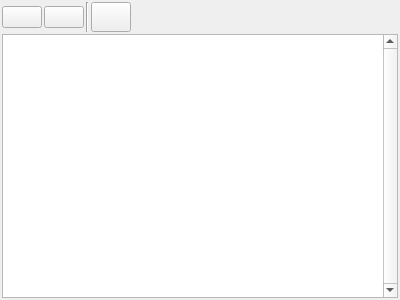
<?xml version="1.0" encoding="UTF-8"?>
<ui version="4.0">
 <class>Parametres</class>
 <widget class="QDockWidget" name="Parametres">
  <property name="geometry">
   <rect>
    <x>0</x>
    <y>0</y>
    <width>400</width>
    <height>300</height>
   </rect>
  </property>
  <property name="locale">
   <locale language="French" country="France"/>
  </property>
  <property name="windowTitle">
   <string>Paramètres</string>
  </property>
  <widget class="QWidget" name="dockWidgetContents">
   <layout class="QVBoxLayout" name="verticalLayout">
    <property name="spacing">
     <number>2</number>
    </property>
    <property name="margin">
     <number>2</number>
    </property>
    <item>
     <layout class="QHBoxLayout" name="horizontalLayout">
      <property name="spacing">
       <number>2</number>
      </property>
      <item>
       <widget class="QPushButton" name="save_btn">
        <property name="toolTip">
         <string>Enregistrer les paramètres actuels</string>
        </property>
        <property name="text">
         <string/>
        </property>
        <property name="icon">
         <iconset resource="../resources.qrc">
          <normaloff>:/images/document-save.png</normaloff>:/images/document-save.png</iconset>
        </property>
        <property name="iconSize">
         <size>
          <width>22</width>
          <height>22</height>
         </size>
        </property>
       </widget>
      </item>
      <item>
       <widget class="QPushButton" name="open_btn">
        <property name="toolTip">
         <string>Ouvrir des paramètres</string>
        </property>
        <property name="text">
         <string/>
        </property>
        <property name="icon">
         <iconset resource="../resources.qrc">
          <normaloff>:/images/document-open.png</normaloff>:/images/document-open.png</iconset>
        </property>
        <property name="iconSize">
         <size>
          <width>22</width>
          <height>22</height>
         </size>
        </property>
       </widget>
      </item>
      <item>
       <widget class="Line" name="line">
        <property name="orientation">
         <enum>Qt::Vertical</enum>
        </property>
       </widget>
      </item>
      <item>
       <widget class="QPushButton" name="reset_btn">
        <property name="minimumSize">
         <size>
          <width>0</width>
          <height>30</height>
         </size>
        </property>
        <property name="toolTip">
         <string>Reset</string>
        </property>
        <property name="text">
         <string/>
        </property>
        <property name="icon">
         <iconset resource="../resources.qrc">
          <normaloff>:/images/view-refresh.png</normaloff>:/images/view-refresh.png</iconset>
        </property>
        <property name="iconSize">
         <size>
          <width>22</width>
          <height>22</height>
         </size>
        </property>
       </widget>
      </item>
      <item>
       <spacer name="horizontalSpacer_2">
        <property name="orientation">
         <enum>Qt::Horizontal</enum>
        </property>
        <property name="sizeHint" stdset="0">
         <size>
          <width>40</width>
          <height>20</height>
         </size>
        </property>
       </spacer>
      </item>
      <item>
       <widget class="QLabel" name="label">
        <property name="toolTip">
         <string>datesim</string>
        </property>
        <property name="text">
         <string/>
        </property>
       </widget>
      </item>
     </layout>
    </item>
    <item>
     <widget class="QTreeView" name="uiTree">
      <property name="verticalScrollBarPolicy">
       <enum>Qt::ScrollBarAlwaysOn</enum>
      </property>
      <property name="alternatingRowColors">
       <bool>true</bool>
      </property>
      <property name="indentation">
       <number>10</number>
      </property>
     </widget>
    </item>
   </layout>
  </widget>
 </widget>
 <resources>
  <include location="../resources.qrc"/>
 </resources>
 <connections/>
</ui>
